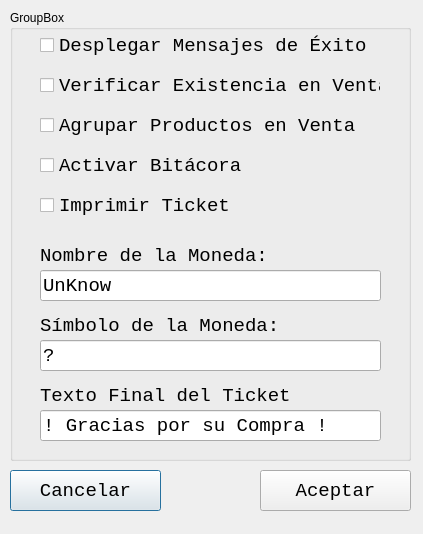
<?xml version="1.0" encoding="UTF-8"?>
<ui version="4.0">
 <class>dlgParametros</class>
 <widget class="QDialog" name="dlgParametros">
  <property name="windowModality">
   <enum>Qt::WindowModal</enum>
  </property>
  <property name="geometry">
   <rect>
    <x>0</x>
    <y>0</y>
    <width>423</width>
    <height>534</height>
   </rect>
  </property>
  <property name="windowTitle">
   <string>Parámetros del Sistema</string>
  </property>
  <property name="modal">
   <bool>true</bool>
  </property>
  <widget class="QGroupBox" name="gbParametros">
   <property name="geometry">
    <rect>
     <x>10</x>
     <y>10</y>
     <width>401</width>
     <height>451</height>
    </rect>
   </property>
   <property name="title">
    <string>GroupBox</string>
   </property>
   <widget class="QCheckBox" name="chkMensajesExito">
    <property name="geometry">
     <rect>
      <x>30</x>
      <y>20</y>
      <width>341</width>
      <height>31</height>
     </rect>
    </property>
    <property name="font">
     <font>
      <family>Lucida Console</family>
      <pointsize>14</pointsize>
     </font>
    </property>
    <property name="text">
     <string>Desplegar Mensajes de Éxito</string>
    </property>
   </widget>
   <widget class="QCheckBox" name="chkVerificarExistencias">
    <property name="geometry">
     <rect>
      <x>30</x>
      <y>60</y>
      <width>341</width>
      <height>31</height>
     </rect>
    </property>
    <property name="font">
     <font>
      <family>Lucida Console</family>
      <pointsize>14</pointsize>
     </font>
    </property>
    <property name="text">
     <string>Verificar Existencia en Venta</string>
    </property>
   </widget>
   <widget class="QCheckBox" name="chkAgruparProductos">
    <property name="geometry">
     <rect>
      <x>30</x>
      <y>100</y>
      <width>341</width>
      <height>31</height>
     </rect>
    </property>
    <property name="font">
     <font>
      <family>Lucida Console</family>
      <pointsize>14</pointsize>
     </font>
    </property>
    <property name="text">
     <string>Agrupar Productos en Venta</string>
    </property>
   </widget>
   <widget class="QCheckBox" name="chkActivarBitacora">
    <property name="geometry">
     <rect>
      <x>30</x>
      <y>140</y>
      <width>341</width>
      <height>31</height>
     </rect>
    </property>
    <property name="font">
     <font>
      <family>Lucida Console</family>
      <pointsize>14</pointsize>
     </font>
    </property>
    <property name="text">
     <string>Activar Bitácora</string>
    </property>
   </widget>
   <widget class="QCheckBox" name="chkImprimirTicket">
    <property name="geometry">
     <rect>
      <x>30</x>
      <y>180</y>
      <width>341</width>
      <height>31</height>
     </rect>
    </property>
    <property name="font">
     <font>
      <family>Lucida Console</family>
      <pointsize>14</pointsize>
     </font>
    </property>
    <property name="text">
     <string>Imprimir Ticket</string>
    </property>
   </widget>
   <widget class="QLabel" name="lblNombreMoneda">
    <property name="geometry">
     <rect>
      <x>30</x>
      <y>230</y>
      <width>341</width>
      <height>31</height>
     </rect>
    </property>
    <property name="font">
     <font>
      <family>Lucida Console</family>
      <pointsize>14</pointsize>
     </font>
    </property>
    <property name="text">
     <string>Nombre de la Moneda:</string>
    </property>
   </widget>
   <widget class="QLineEdit" name="leNombreMoneda">
    <property name="geometry">
     <rect>
      <x>30</x>
      <y>260</y>
      <width>341</width>
      <height>31</height>
     </rect>
    </property>
    <property name="font">
     <font>
      <family>Lucida Console</family>
      <pointsize>14</pointsize>
     </font>
    </property>
    <property name="text">
     <string>UnKnow</string>
    </property>
   </widget>
   <widget class="QLineEdit" name="leSimboloMoneda">
    <property name="geometry">
     <rect>
      <x>30</x>
      <y>330</y>
      <width>341</width>
      <height>31</height>
     </rect>
    </property>
    <property name="font">
     <font>
      <family>Lucida Console</family>
      <pointsize>14</pointsize>
     </font>
    </property>
    <property name="text">
     <string>?</string>
    </property>
   </widget>
   <widget class="QLabel" name="lblSimboloMoneda">
    <property name="geometry">
     <rect>
      <x>30</x>
      <y>300</y>
      <width>341</width>
      <height>31</height>
     </rect>
    </property>
    <property name="font">
     <font>
      <family>Lucida Console</family>
      <pointsize>14</pointsize>
     </font>
    </property>
    <property name="text">
     <string>Símbolo de la Moneda:</string>
    </property>
   </widget>
   <widget class="QLineEdit" name="leTextoFinal">
    <property name="geometry">
     <rect>
      <x>30</x>
      <y>400</y>
      <width>341</width>
      <height>31</height>
     </rect>
    </property>
    <property name="font">
     <font>
      <family>Lucida Console</family>
      <pointsize>14</pointsize>
     </font>
    </property>
    <property name="text">
     <string>! Gracias por su Compra !</string>
    </property>
   </widget>
   <widget class="QLabel" name="lblTextoFinal">
    <property name="geometry">
     <rect>
      <x>30</x>
      <y>370</y>
      <width>341</width>
      <height>31</height>
     </rect>
    </property>
    <property name="font">
     <font>
      <family>Lucida Console</family>
      <pointsize>14</pointsize>
     </font>
    </property>
    <property name="text">
     <string>Texto Final del Ticket</string>
    </property>
   </widget>
  </widget>
  <widget class="QPushButton" name="pbCancelar">
   <property name="geometry">
    <rect>
     <x>10</x>
     <y>470</y>
     <width>151</width>
     <height>41</height>
    </rect>
   </property>
   <property name="font">
    <font>
     <family>Lucida Console</family>
     <pointsize>14</pointsize>
    </font>
   </property>
   <property name="text">
    <string>Cancelar</string>
   </property>
   <property name="icon">
    <iconset>
     <normaloff>../../img/icon_cancelar32x32.png</normaloff>../../img/icon_cancelar32x32.png</iconset>
   </property>
   <property name="iconSize">
    <size>
     <width>32</width>
     <height>32</height>
    </size>
   </property>
  </widget>
  <widget class="QPushButton" name="pbAceptar">
   <property name="geometry">
    <rect>
     <x>260</x>
     <y>470</y>
     <width>151</width>
     <height>41</height>
    </rect>
   </property>
   <property name="font">
    <font>
     <family>Lucida Console</family>
     <pointsize>14</pointsize>
    </font>
   </property>
   <property name="text">
    <string>Aceptar</string>
   </property>
   <property name="icon">
    <iconset>
     <normaloff>../../img/icon_aceptar32x32.png</normaloff>../../img/icon_aceptar32x32.png</iconset>
   </property>
   <property name="iconSize">
    <size>
     <width>32</width>
     <height>32</height>
    </size>
   </property>
  </widget>
 </widget>
 <tabstops>
  <tabstop>chkMensajesExito</tabstop>
  <tabstop>chkVerificarExistencias</tabstop>
  <tabstop>chkAgruparProductos</tabstop>
  <tabstop>chkActivarBitacora</tabstop>
  <tabstop>chkImprimirTicket</tabstop>
  <tabstop>leNombreMoneda</tabstop>
  <tabstop>leSimboloMoneda</tabstop>
  <tabstop>leTextoFinal</tabstop>
  <tabstop>pbAceptar</tabstop>
  <tabstop>pbCancelar</tabstop>
 </tabstops>
 <resources/>
 <connections/>
</ui>
